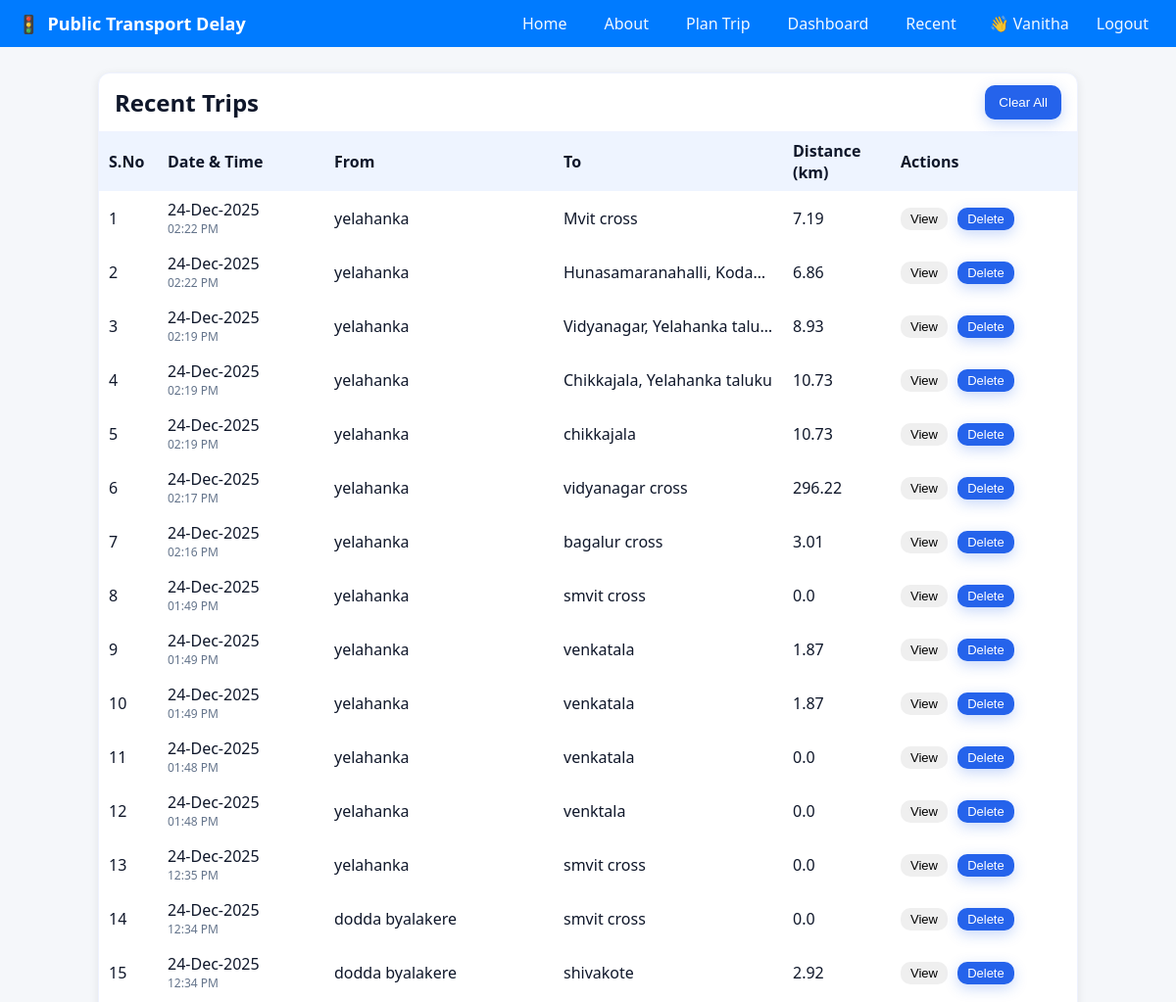
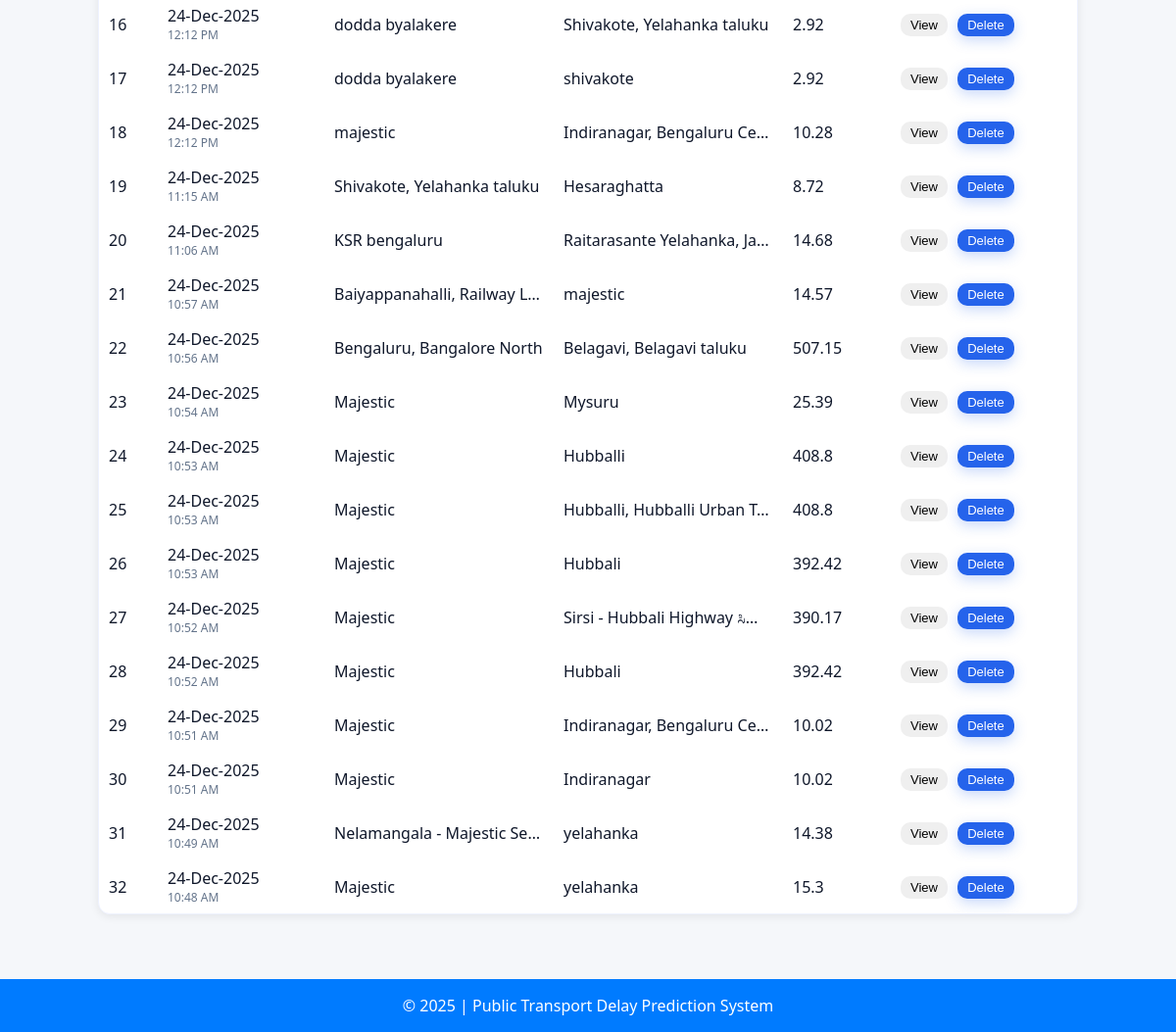
Screenshot of /recent (signed in) with the database file from the repository (2 pictures, top to bottom).
### tables this page shows
CREATE TABLE searches (
            id INTEGER PRIMARY KEY AUTOINCREMENT,
            ts TEXT,
            source TEXT,
            destination TEXT,
            road_km REAL,
            modes_json TEXT,
            feature TEXT DEFAULT 'public',
            user_id INTEGER
        );

### app.py (the view)
@app.route("/recent")
@login_required
def recent():
    user_id = session["user"]["id"]
    with sqlite3.connect(DB_PATH) as con:
        cur = con.cursor()
        cur.execute("""
            SELECT id, ts, source, destination, road_km
            FROM searches
            WHERE user_id = ?
            ORDER BY id DESC
        """, (user_id,))
        rows = cur.fetchall()
    parsed_rows = []
    for rid, ts, src, dst, road_km in rows:
        try:
            ts_dt = datetime.fromisoformat(ts)
        except Exception:
            ts_dt = ts
        parsed_rows.append((rid, ts_dt, src, dst, road_km))
    return render_template("recent.html", rows=parsed_rows)

### app.py (called while the page is built)
def login_required(f):
    @wraps(f)
    def decorated_function(*args, **kwargs):
        if "user" not in session:
            flash("Please login to continue", "error")
            return redirect(url_for("login_page"))
        return f(*args, **kwargs)
    return decorated_function

### templates/recent.html (shortened to what this page needs)
{% extends "base.html" %}
{% block content %}
<div class="recent-card"
     style="max-width:1000px;margin:auto;background:#fff;border:1px solid #eef2ff;border-radius:12px;box-shadow:0 2px 10px rgba(0,0,0,.08);">
  <div style="display:flex;justify-content:space-between;align-items:center;padding:12px 16px;border-bottom:1px solid #eef2ff;">
    <h2 class="page-title">
      Recent Trips
    </h2>
    <form method="post"
          action="{{ url_for('recent_clear') }}"
          onsubmit="return confirm('Clear all history?')">
      <button class="btn btn-primary">
        Clear All
      </button>
    </form>
  </div>
  <table class="recent-table">
    <thead>
      <tr style="background:#eef4ff;">
        <th style="text-align:left;width:60px;">S.No</th>
        <th style="text-align:left;width:170px;">Date &amp; Time</th>
        <th style="text-align:left;">From</th>
        <th style="text-align:left;">To</th>
        <th style="text-align:left;width:110px;">Distance (km)</th>
        <th style="text-align:left;width:190px;">Actions</th>
      </tr>
    </thead>
    <tbody>
      {% for r in rows %}
      <tr>
        <td>{{ loop.index }}</td>
        <td>
          {% if r[1].strftime is defined %}
            <div>{{ r[1].strftime('%d-%b-%Y') }}</div>
            <div style="font-size:12px;color:#64748b;">
              {{ r[1].strftime('%I:%M %p') }}
            </div>
          {% else %}
            <div>{{ r[1] }}</div>
          {% endif %}
        </td>
        <td style="white-space:nowrap;overflow:hidden;text-overflow:ellipsis;">
          {{ r[2] }}
        </td>
        <td style="white-space:nowrap;overflow:hidden;text-overflow:ellipsis;">
          {{ r[3] }}
        </td>
        <td>{{ r[4] }}</td>
        <td>
          <form method="get"
                action="{{ url_for('predict_view', sid=r[0]) }}"
                style="display:inline;">
            <button class="btn btn-outline-primary btn-sm">
              View
            </button>
          </form>
          <form method="post"
                action="{{ url_for('recent_delete', sid=r[0]) }}"
                onsubmit="return confirm('Delete this trip?')"
                style="display:inline;margin-left:6px;">
            <button class="btn btn-primary btn-sm">
              Delete
            </button>
          </form>
        </td>
      </tr>
      {% endfor %}
    </tbody>
  </table>
</div>
{% endblock %}

### templates/base.html (shortened to what this page needs)
<!DOCTYPE html>
<html lang="en">
<head>
  <link rel="stylesheet"
      href="https://cdnjs.cloudflare.com/ajax/libs/font-awesome/6.5.0/css/all.min.css">
  <link rel="stylesheet"
      href="https://unpkg.com/leaflet@1.9.4/dist/leaflet.css">
</head>
<body>
  <nav>
    <div class="logo">🚦 <span>Public Transport Delay</span></div>
    <ul class="nav-links" id="navLinks">
      <li><a href="{{ url_for('home') }}"       data-path="/">Home</a></li>
      <li><a href="{{ url_for('about') }}"      data-path="/about">About</a></li>
      <li><a href="{{ url_for('plan') }}"       data-path="/plan">Plan Trip</a></li>
      <li><a href="{{ url_for('dashboard') }}"  data-path="/dashboard">Dashboard</a></li>
      <li><a href="{{ url_for('recent') }}"     data-path="/recent">Recent</a></li>
      {% if session.get('user') %}
        <li style="margin-left:6px;opacity:.95;">👋 {{ session['user']['name'] }}</li>
        <li><a href="{{ url_for('logout') }}">Logout</a></li>
      {% else %}
        <li><a href="{{ url_for('home') }}#auth">Login / Sign up</a></li>
      {% endif %}
    </ul>
  </nav>
  <div class="content">
    {% block content %}{% endblock %}
  </div>
  <footer class="footer">
    &copy; {{ current_year or "2025" }} | Public Transport Delay Prediction System
  </footer>
</body>
</html>

### templates/base.html (style rules this page uses)
:root { --brand:#007BFF; --brand-700:#2563eb; --ink:#0f172a; --muted:#475569; --bg:#f5f7fa; --card:#ffffff; --ring:#e5e7eb; --ring-2:#cfd6e4; --hover:#FFD43B; }
* { box-sizing:border-box }
body { margin:0;font-family:'Poppins',system-ui,-apple-system,Segoe UI,Roboto,Arial,sans-serif;background:var(--bg);color:var(--ink) }
nav { background:var(--brand);color:#fff; display:flex;align-items:center;justify-content:space-between; padding:12px 18px;position:sticky;top:0;z-index:50; }
.logo { font-weight:700;font-size:18px;display:flex;align-items:center;gap:8px }
.nav-links { list-style:none;display:flex;gap:18px;margin:0;padding:0;align-items:center }
.nav-links a { color:#fff;text-decoration:none;font-weight:500;opacity:.95;transition:.2s; padding:8px 10px;border-radius:8px; }
.content { padding:26px 16px;max-width:1200px;margin:0 auto }
.btn { padding:10px 14px;border:none;border-radius:10px;cursor:pointer;display:inline-flex;align-items:center;gap:8px }
.btn-primary { background:var(--brand-700);color:#fff;box-shadow:0 4px 14px rgba(37,99,235,.25) }
.footer { text-align:center;padding:16px;background:var(--brand);color:#fff;margin-top:40px }

### templates/recent.html (style rules this page uses)
.recent-card { animation: fadeIn 0.4s ease-in; }
.recent-table { width: 100%; border-collapse: collapse; table-layout: fixed; }
.recent-table th, .recent-table td { padding: 8px 10px; }
.recent-table tbody tr { transition: all 0.2s ease-in-out; }
.btn { position: relative; overflow: hidden; transition: transform 0.15s ease, box-shadow 0.15s ease; }
.btn-sm { padding: 4px 10px; font-size: 13px; }
.page-title { display: flex; align-items: center; gap: 8px; margin: 0; color: #0f172a; }

### rows the page displays
searches: r "24-Dec-2025", r "02:22 PM", source "yelahanka", destination "Mvit cross", road_km "7.19"
searches: r "24-Dec-2025", r "02:22 PM", source "yelahanka", destination "Hunasamaranahalli, Koda…", road_km "6.86"
searches: r "24-Dec-2025", r "02:19 PM", source "yelahanka", destination "Vidyanagar, Yelahanka talu…", road_km "8.93"
searches: r "24-Dec-2025", r "02:19 PM", source "yelahanka", destination "Chikkajala, Yelahanka taluku", road_km "10.73"
searches: r "24-Dec-2025", r "02:19 PM", source "yelahanka", destination "chikkajala", road_km "10.73"
searches: r "24-Dec-2025", r "02:17 PM", source "yelahanka", destination "vidyanagar cross", road_km "296.22"
searches: r "24-Dec-2025", r "02:16 PM", source "yelahanka", destination "bagalur cross", road_km "3.01"
searches: r "24-Dec-2025", r "01:49 PM", source "yelahanka", destination "smvit cross", road_km "0.0"
searches: r "24-Dec-2025", r "01:49 PM", source "yelahanka", destination "venkatala", road_km "1.87"
searches: r "24-Dec-2025", r "01:49 PM", source "yelahanka", destination "venkatala", road_km "1.87"
searches: r "24-Dec-2025", r "01:48 PM", source "yelahanka", destination "venkatala", road_km "0.0"
searches: r "24-Dec-2025", r "01:48 PM", source "yelahanka", destination "venktala", road_km "0.0"
searches: r "24-Dec-2025", r "12:35 PM", source "yelahanka", destination "smvit cross", road_km "0.0"
searches: r "24-Dec-2025", r "12:34 PM", source "dodda byalakere", destination "smvit cross", road_km "0.0"
searches: r "24-Dec-2025", r "12:34 PM", source "dodda byalakere", destination "shivakote", road_km "2.92"
searches: r "24-Dec-2025", r "12:12 PM", source "dodda byalakere", destination "Shivakote, Yelahanka taluku", road_km "2.92"
searches: r "24-Dec-2025", r "12:12 PM", source "dodda byalakere", destination "shivakote", road_km "2.92"
searches: r "24-Dec-2025", r "12:12 PM", source "majestic", destination "Indiranagar, Bengaluru Ce…", road_km "10.28"
searches: r "24-Dec-2025", r "11:15 AM", source "Shivakote, Yelahanka taluku", destination "Hesaraghatta", road_km "8.72"
searches: r "24-Dec-2025", r "11:06 AM", source "KSR bengaluru", destination "Raitarasante Yelahanka, Ja…", road_km "14.68"
searches: r "24-Dec-2025", r "10:57 AM", source "Baiyappanahalli, Railway L…", destination "majestic", road_km "14.57"
searches: r "24-Dec-2025", r "10:56 AM", source "Bengaluru, Bangalore North", destination "Belagavi, Belagavi taluku", road_km "507.15"
searches: r "24-Dec-2025", r "10:54 AM", source "Majestic", destination "Mysuru", road_km "25.39"
searches: r "24-Dec-2025", r "10:53 AM", source "Majestic", destination "Hubballi", road_km "408.8"
searches: r "24-Dec-2025", r "10:53 AM", source "Majestic", destination "Hubballi, Hubballi Urban T…", road_km "408.8"
searches: r "24-Dec-2025", r "10:53 AM", source "Majestic", destination "Hubbali", road_km "392.42"
searches: r "24-Dec-2025", r "10:52 AM", source "Majestic", destination "Sirsi - Hubbali Highway ಸಿರ್…", road_km "390.17"
searches: r "24-Dec-2025", r "10:52 AM", source "Majestic", destination "Hubbali", road_km "392.42"
searches: r "24-Dec-2025", r "10:51 AM", source "Majestic", destination "Indiranagar, Bengaluru Ce…", road_km "10.02"
searches: r "24-Dec-2025", r "10:51 AM", source "Majestic", destination "Indiranagar", road_km "10.02"
searches: r "24-Dec-2025", r "10:49 AM", source "Nelamangala - Majestic Se…", destination "yelahanka", road_km "14.38"
searches: r "24-Dec-2025", r "10:48 AM", source "Majestic", destination "yelahanka", road_km "15.3"

### other values shown
{{ session['user']['name'] }} "Vanitha"
{{ current_year or "2025" }} "2025"
